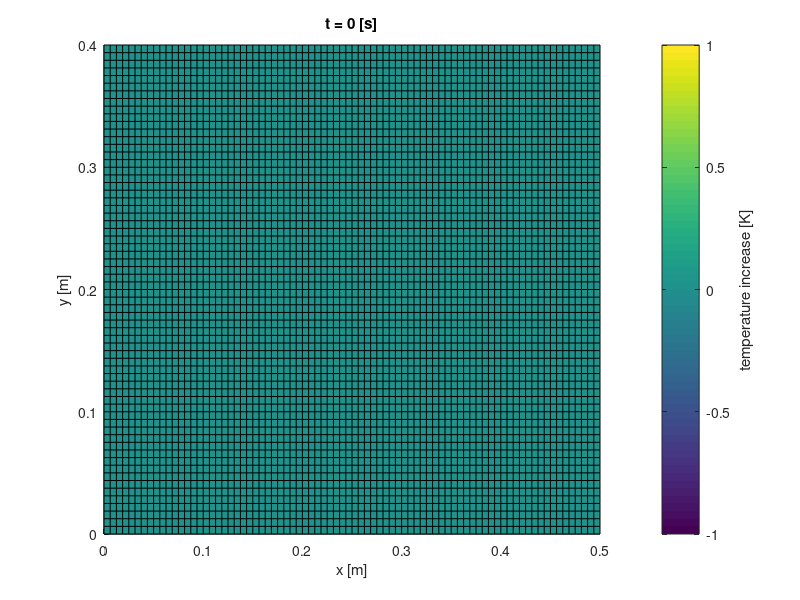

MATLAB code to generate this figure: (Note: this script raises an error after producing the figure.)
clear all
close all
clc

Lx = 0.5;     % [m] length of the plate in x-direction
Ly = 0.4;     % [m] length of the plate in y-direction
k  = 57.7;    % [W/m/K] thermal conductivity of steel
c  = 448;     % [J/kg/K] heat capacity of steel
rho = 7840;   % [kg/m3] mass density of steel
H  = 0.003;   % [m] thickness of the plate
Tsim = 60;     % [s] duration of the simulation     
P0 = 50;       % [W] heating power
t1 = 10;       % [s] the first heat load is active until t=t1
P =@(t) P0*(tanh(t1-t)+1)/2;  % applied heating power [W]

load('Week3_spatial_discretization')

NT = 49;       % number of grid points in time
time = linspace(0,Tsim,NT);
dt = time(2) - time(1);

nn = length(B);
I = speye(nn, nn); % define identity matrix of appropriate size

%% Forward Euler

Tfe = zeros(nn, NT); % every column of Tfe the solution vector at a different time instant

% TODO implement Forward Euler

%% Crank-Nicolson

Tcn = zeros(nn, NT); 

% TODO implement Crank-Nicolson

%% Backward Euler

Tbe = zeros(nn, NT); 

% TODO implement Backward Euler

%% Display the solution and make a movie if desired

% Choose which of the three solutions you want to display
T = Tfe;
T = Tcn;
T = Tbe;

create_movie = 0;  % do you want to create a movie?  Set to zero if not. 
% Unfortunately, it is not (yet) possible to create a movie in Octave (this is not important for the exercise)
if create_movie
    movie_name = 'Exercise4b_movie';  % file name
    vidfile = VideoWriter(movie_name,'MPEG-4');
    vidfile.FrameRate = 10;      % change this number to slow down or speed up the movie
    open(vidfile);
    fig = figure;
    set(fig,'color','w');
end

Tmax = max(max(T));
for kk = 1:NT
    Tkk = T(:,kk);
    surf(x,y,Tkk(node_nmbrs).')
    view(2)
    title(['t = ', num2str(time(kk)), ' [s]'])
    xlabel 'x [m]'
    ylabel 'y [m]'
    axis tight
    hcb = colorbar();
    ylabel(hcb,'temperature increase [K]')
    caxis([0,Tmax])
    shading interp
    axis equal
    
    if create_movie
        frame = getframe(fig);
        writeVideo(vidfile, frame);
    end
    
    pause(0.1);
end

if create_movie
    close(vidfile);
end
